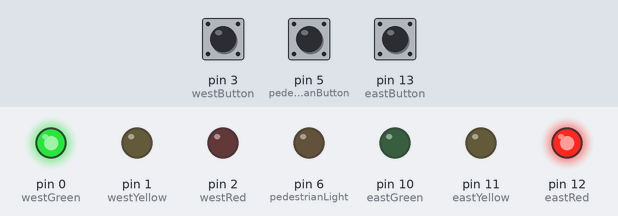
A sketch run on a simulated Arduino Uno, built with avr-gcc and run on an emulated ATmega328P. Parts: output pins drawn as LEDs (lit = HIGH). The inputs (shaded band) are chosen by the test bench; at power-on: pin 5 (pedestrianButton) HIGH, pin 3 (westButton) HIGH, pin 13 (eastButton) HIGH.

Above: at 1.2 s.
1.3 s: pin 5 (pedestrianButton) pulled LOW for 0.15 s
At 1.8 s:
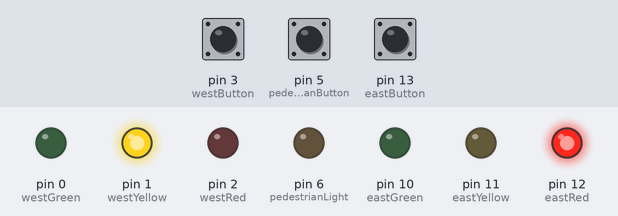
At 4.5 s:
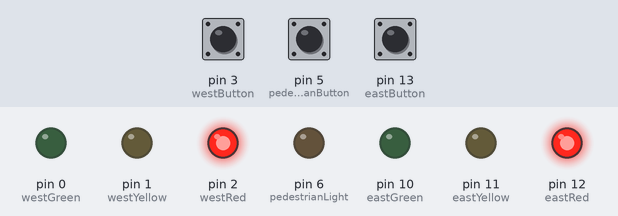
Timing chart, 0 to 20.8 s (numbered marks = the images above; inputs shaded):
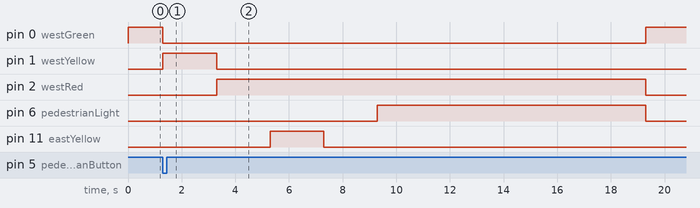

Measured:
- after the input at 1.3 s, pin 0 (westGreen): HIGH → LOW at once, → HIGH 18.0 s later; pin 1 (westYellow): LOW → HIGH at once, → LOW 2.0 s later; pin 2 (westRed): LOW → HIGH after 2.0 s, → LOW 16.0 s later; pin 6 (pedestrianLight): LOW → HIGH after 8.0 s, → LOW 10.0 s later; pin 11 (eastYellow): LOW → HIGH after 4.0 s, → LOW 2.0 s later

The sketch:

sketch_apr26_Project5c.ino
```cpp
// Project 5c - Controlling Traffic by Levi Luhring

// Define the pins for buttons and lights
                              //wire color
#define eastButton 13         //black
#define eastGreen 10          //white
#define eastYellow 11         //gray
#define eastRed 12            //purple

#define westButton 3          //blue
#define westGreen 0           //green
#define westYellow 1          //yellow
#define westRed 2             //orange

#define pedestrianButton 5    //red
#define pedestrianLight 6     //brown

#define yellowBlinkTime 500   // 0.5 seconds for yellow light blink
boolean trafficWest = true;   // west = true, east = false
int flowTime = 4000;          // Time for traffic flow
int changeDelay = 2000;       // Time between color changes

void setup() {
  // Button pins configured as inputs (external pull-up resistors used)
  pinMode(westButton, INPUT);
  pinMode(eastButton, INPUT);
  pinMode(pedestrianButton, INPUT);

  // Output pins for traffic lights and pedestrian light
  pinMode(westRed, OUTPUT);
  pinMode(westYellow, OUTPUT);
  pinMode(westGreen, OUTPUT);
  pinMode(eastRed, OUTPUT);
  pinMode(eastYellow, OUTPUT);
  pinMode(eastGreen, OUTPUT);
  pinMode(pedestrianLight, OUTPUT);

  // Start with pedestrian light off
  digitalWrite(pedestrianLight, LOW);

  // Initial traffic light state: west green, east red
  digitalWrite(westRed, LOW);
  digitalWrite(westYellow, LOW);
  digitalWrite(westGreen, HIGH);
  digitalWrite(eastRed, HIGH);
  digitalWrite(eastYellow, LOW);
  digitalWrite(eastGreen, LOW);
}

void loop() {
  // Detect button presses (active LOW)
  if (digitalRead(westButton) == LOW && !trafficWest) {
    allowTrafficFlow(true);  // Switch to westbound traffic
  }
  if (digitalRead(eastButton) == LOW && trafficWest) {
    allowTrafficFlow(false); // Switch to eastbound traffic
  }
  if (digitalRead(pedestrianButton) == LOW) {
    allowPedestrianCrossing(); // Let pedestrians cross
  }
}

// Function to change the traffic lights from green to red
void changeLightsToRed(int greenPin, int yellowPin, int redPin) {
  digitalWrite(greenPin, LOW);
  digitalWrite(yellowPin, HIGH);
  delay(changeDelay);
  digitalWrite(yellowPin, LOW);
  digitalWrite(redPin, HIGH);
  delay(changeDelay);
}

// Function to blink the yellow light before allowing traffic flow
void blinkYellowLight(int yellowPin) {
  for (int i = 0; i < 5; i++) {
    digitalWrite(yellowPin, LOW);
    delay(yellowBlinkTime);
    digitalWrite(yellowPin, HIGH);
    delay(yellowBlinkTime);
  }
  digitalWrite(yellowPin, LOW);
}

// Function to handle traffic flow switch
void allowTrafficFlow(bool toWest) {
  trafficWest = toWest;
  delay(flowTime);  // Allow current traffic to flow before switching

  if (toWest) {
    changeLightsToRed(eastGreen, eastYellow, eastRed);
    blinkYellowLight(westYellow);
    digitalWrite(westRed, LOW);
    digitalWrite(westGreen, HIGH);
  } else {
    changeLightsToRed(westGreen, westYellow, westRed);
    blinkYellowLight(eastYellow);
    digitalWrite(eastRed, LOW);
    digitalWrite(eastGreen, HIGH);
  }
}

// Function to handle pedestrian crossing
void allowPedestrianCrossing() {
  // Stop both directions
  changeLightsToRed(westGreen, westYellow, westRed);
  changeLightsToRed(eastGreen, eastYellow, eastRed);

  // Turn on pedestrian light
  digitalWrite(pedestrianLight, HIGH);
  delay(10000);  // 10 seconds walk time
  digitalWrite(pedestrianLight, LOW);

  // Resume traffic flow in the previous direction
  if (trafficWest) {
    digitalWrite(westRed, LOW);
    digitalWrite(westGreen, HIGH);
  } else {
    digitalWrite(eastRed, LOW);
    digitalWrite(eastGreen, HIGH);
  }
}
```
